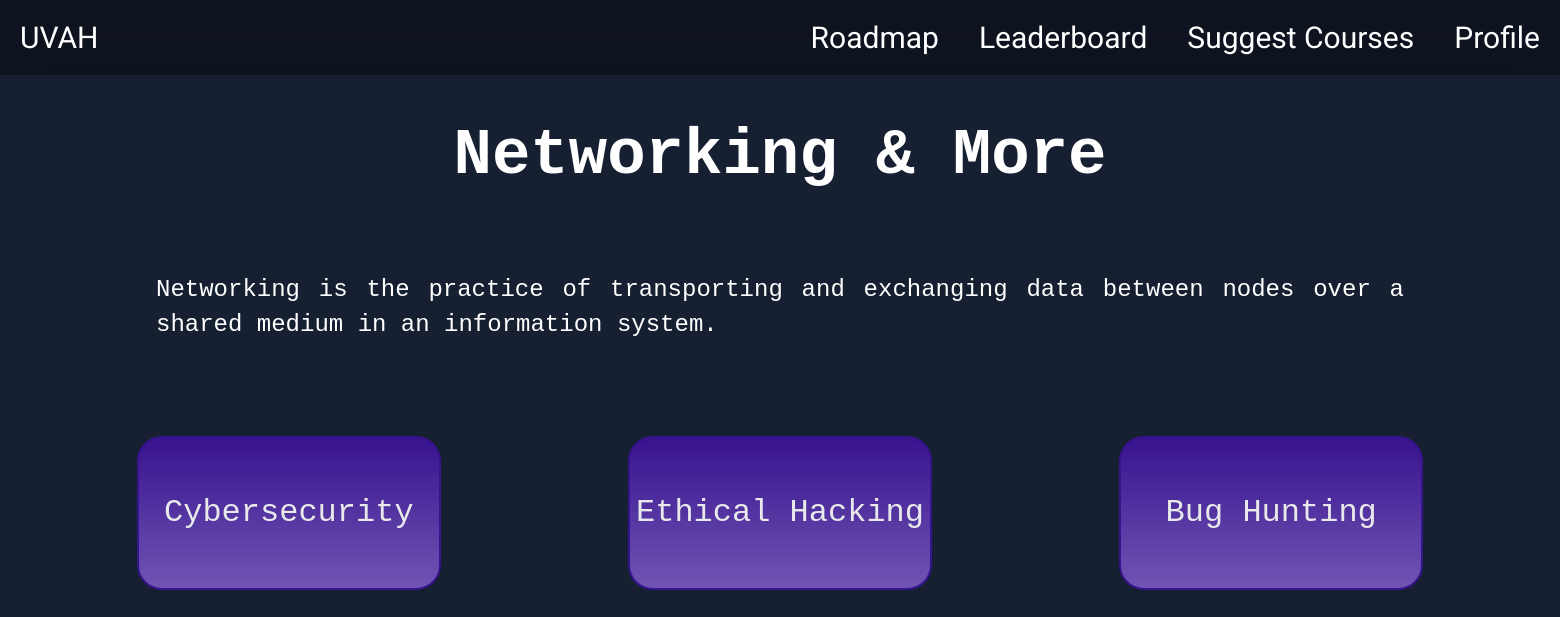
The page /roadmap/networking/ (signed in) on the database its author committed.
### base/models.py (models this page shows)
class Domain(models.Model):
    domain_name = models.CharField(max_length=200)
    domain_description = models.TextField(null=True)
    domain_link = models.CharField(max_length=200)

class Topic(models.Model):
    domain = models.ForeignKey(Domain, on_delete=models.SET_NULL, null=True)
    topic_name = models.CharField(max_length=200)
    topic_description = models.TextField(null=True)
    topic_link = models.CharField(max_length=200)

### base/views.py (the view)
# urls.py: path('roadmap/<str:domain_link>/', views.domain, name="domain"),
def domain(request, domain_link):
    domain = Domain.objects.filter(domain_link=domain_link).first()
    topics = Topic.objects.filter(domain=domain)
    context = {"topics": topics, "domain": domain}
    return render(request, 'base/domain.html', context)

### base/templates/base/domain.html (shortened to what this page needs)
<!DOCTYPE html>
{% load static %}
<html lang="en">
<head>
    <link rel="stylesheet" href="{% static 'styles/navbar.css' %}">
    <link rel="stylesheet" href="{% static 'styles/webdev.css' %}" />
</head>
<body>
    {% include 'base/navbar.html' %}
    <div class="Pagecontent">
    <h1>{{domain.domain_name}}</h1>
        <p class="content">{{domain.domain_description}}</p>
        <div class="website-container">
            <div class="buttons-webd">
                {% for topic in topics %}
                    <a href="/roadmap/{{domain.domain_link}}/{{topic.topic_link}}" class="btn-webd">{{topic.topic_name}}</a>
                {% endfor %}
            </div>
</body>
</html>

### base/static/styles/navbar.css (style rules this page uses)
* { padding:0; margin:0; }

### base/static/styles/webdev.css (style rules this page uses)
body { background:linear-gradient( rgba(2, 13, 32,0.92), rgba(2, 13, 32,0.92) ), url('https://images.pexels.com/photos/315191/pexels-photo-315191.jpeg?auto=compress&cs=tinysrgb&w=1600'); color: white; font-family: "Lucida Console", Monaco, monospace; }
a { text-decoration: none; }
h1 { text-align: center; font-size: 400%; margin-bottom: 10vh; margin-top:15vh; }
p { text-align: justify; font-size: 150%; margin-left:10vw; margin-right:10vw; }
.buttons-webd { display: flex; justify-content: center; opacity: 90%; font-size: 200%; }
.btn-webd { display: flex; justify-content: center; align-items: center; border: 0px solid; background-image: linear-gradient(180deg, rgb(59, 18, 153),rgb(122, 91, 194)); min-width: 300px; height: 150px; border: 2px solid rgb(59, 18, 153); color: white; margin: 6%; border-radius: 25px; }
.content { line-height: 35px; }

### rows shown on the page
Domain: domain_name "Networking & More", domain_description "Networking is the practice of transporting and exchanging data between nodes over a shared medium in an information system."
Topic: topic_name "Cybersecurity"
Topic: topic_name "Ethical Hacking"
Topic: topic_name "Bug Hunting"
